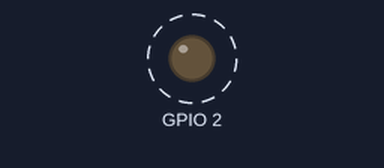
Recording of a sketch running on a simulated ESP32. On the bench: output pins drawn as LEDs (lit = HIGH). Dashed ring = blinking. WiFi joins after 1.5 s; servers stay silent unless stated; what the sketch prints to the serial monitor is not drawn.

Above: at 1.75 s.
Timing chart, 0 to 4.5 s (numbered marks = the images above):
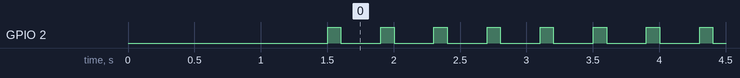

Measured:
- by itself, GPIO 2: alternates HIGH for 0.10 s and LOW for 0.30 s

The sketch:

1_http_get.ino
```cpp
#include <WiFi.h>
#include <HTTPClient.h>

const char* ssid = "OnePlus 8 Pro";
const char* password = "";

String serverName = "https://iot-amrita.glitch.me/";

void setup() {
  Serial.begin(115200);
  WiFi.begin(ssid, password);
  Serial.print("Connecting");
  while(WiFi.status() != WL_CONNECTED) {
    delay(500);
    Serial.print(".");
  }
  Serial.println("\nCONNECTED TO WIFI!");
  pinMode(2,OUTPUT);
}

void loop() {
  digitalWrite(2,HIGH);
  delay(100);
  digitalWrite(2,LOW);
  delay(100);

  if(WiFi.status()== WL_CONNECTED){
    if(true){ // GET REQUEST
      HTTPClient http;
      String serverPath = serverName + "/";
      http.begin(serverPath.c_str());
      int httpResponseCode = http.GET();
      if (httpResponseCode>0) {
        Serial.print("HTTP Response code: ");
        Serial.println(httpResponseCode);
        String payload = http.getString();
        Serial.println(payload);
      }
      else {
        Serial.print("Error code: ");
        Serial.println(httpResponseCode);
      }
      // Free resources
      http.end();
    }

  }
}
```
